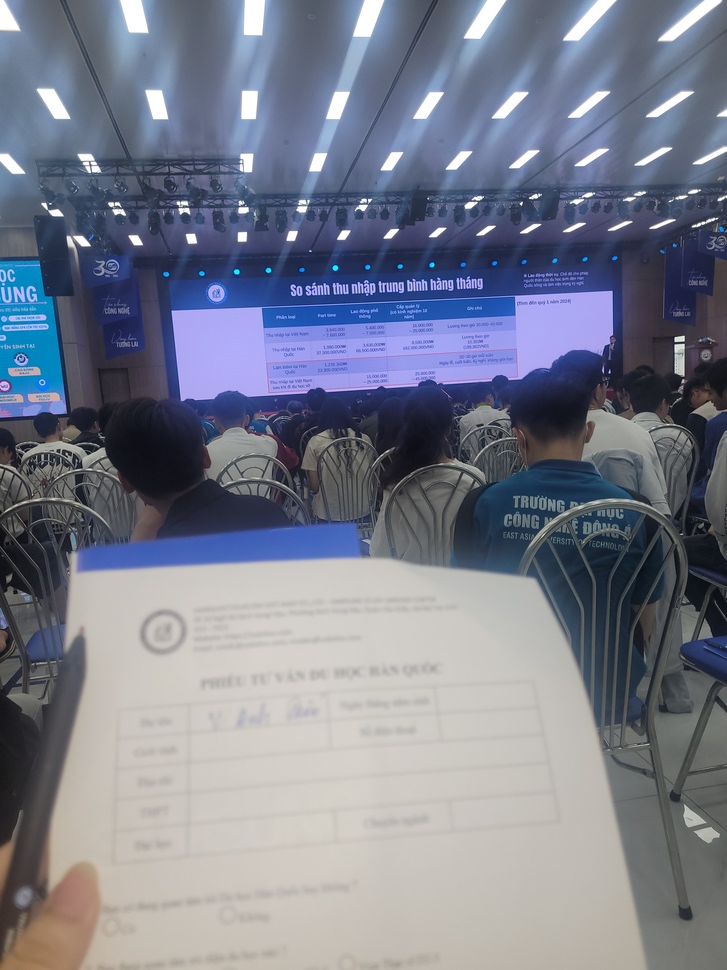
#> input picture data/images/20250603_100502.jpg, 727 x 970 px, shrunk from 3024 x 4032 before the run
$ python -i hsv_segment.py   (imports and definitions only)
#> lines starting #> are read from the running program, lines starting #| are printed output that depends on the picture; after the words box and inside, x2 and y2 are one past the last pixel; in counts of white or black regions, pixels touching at a corner belong together
#> further down, picture is the input picture: shape (970, 727, 3); mean B, G, R 140.6, 125.4, 120.9
# -*- coding: utf-8 -*-
"""
Module: hsv_segment.py
Chức năng: Chuyển đổi HSV và phân đoạn màu
Phụ trách: Mạnh Quân

Input: image_bgr + cấu hình khoảng HSV
Output: mask_raw

Quy ước:
- Mask 1 kênh, uint8 0/255, cùng H×W
- Thang H/S/V của OpenCV:
  * H: 0-180 (nửa của 360 độ để vừa với uint8)
  * S: 0-255
  * V: 0-255
- Xử lý hai khoảng Hue cho màu đỏ nếu cần
"""

import cv2
import numpy as np


class HSVSegmenter:
    """Lớp phân đoạn ảnh dựa trên không gian màu HSV"""

    # Cấu hình màu mục tiêu mặc định (đỏ)
    DEFAULT_CONFIG = {
        'color_name': 'Red',
        'hue_ranges': [[0, 10], [170, 180]],  # Đỏ có hai khoảng
        'saturation': [100, 255],
        'value': [100, 255],
    }

    def __init__(self, config=None):
        """
        Khởi tạo HSV Segmenter

        Args:
            config: Dict chứa cấu hình ngưỡng HSV
                   Cấu trúc: {
                       'color_name': str,
                       'hue_ranges': list của [min, max],
                       'saturation': [min, max],
                       'value': [min, max]
                   }
        """
        self.config = config if config is not None else self.DEFAULT_CONFIG.copy()
        self._validate_config()

    def _validate_config(self):
        """Kiểm tra tính hợp lệ của cấu hình"""
        if 'hue_ranges' not in self.config:
            raise ValueError("Cấu hình phải có 'hue_ranges'")
        if 'saturation' not in self.config or 'value' not in self.config:
            raise ValueError("Cấu hình phải có 'saturation' và 'value'")

        # Kiểm tra khoảng Hue
        for h_range in self.config['hue_ranges']:
            if not (0 <= h_range[0] <= 180 and 0 <= h_range[1] <= 180):
                raise ValueError(f"Hue phải trong [0, 180], nhận: {h_range}")

        # Kiểm tra khoảng S và V
        s_range = self.config['saturation']
        v_range = self.config['value']
        if not (0 <= s_range[0] <= 255 and 0 <= s_range[1] <= 255):
            raise ValueError(f"Saturation phải trong [0, 255], nhận: {s_range}")
        if not (0 <= v_range[0] <= 255 and 0 <= v_range[1] <= 255):
            raise ValueError(f"Value phải trong [0, 255], nhận: {v_range}")

    def bgr_to_hsv(self, image_bgr):
        """
        Chuyển ảnh từ BGR sang HSV

        Args:
            image_bgr: Ảnh BGR (H, W, 3), uint8

        Returns:
            image_hsv: Ảnh HSV (H, W, 3), uint8
                       H: 0-180, S: 0-255, V: 0-255
        """
        if image_bgr is None or image_bgr.size == 0:
            raise ValueError("Ảnh đầu vào không hợp lệ")

        if len(image_bgr.shape) != 3 or image_bgr.shape[2] != 3:
            raise ValueError(f"Ảnh phải có 3 kênh, nhận: {image_bgr.shape}")

        image_hsv = cv2.cvtColor(image_bgr, cv2.COLOR_BGR2HSV)
#> image_hsv: shape (970, 727, 3); mean H, S, V 78.2, 57, 145.1
        return image_hsv

    def create_mask(self, image_hsv):
        """
        Tạo Mask nhị phân từ ảnh HSV dựa trên cấu hình

        Args:
            image_hsv: Ảnh HSV (H, W, 3)

        Returns:
            mask_raw: Mask nhị phân (H, W), uint8, giá trị 0/255
        """
        if image_hsv is None or image_hsv.size == 0:
            raise ValueError("Ảnh HSV đầu vào không hợp lệ")

        h, s, v = cv2.split(image_hsv)
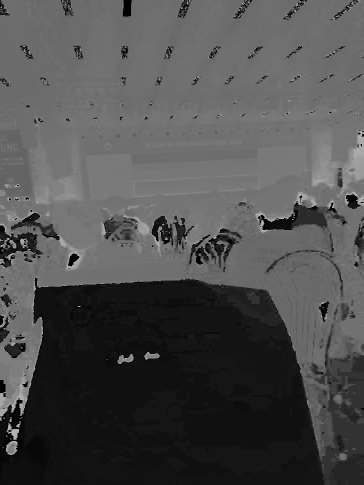
#> h: shape (970, 727) (shown at 1/2 size); min 0, max 179, mean 78.2
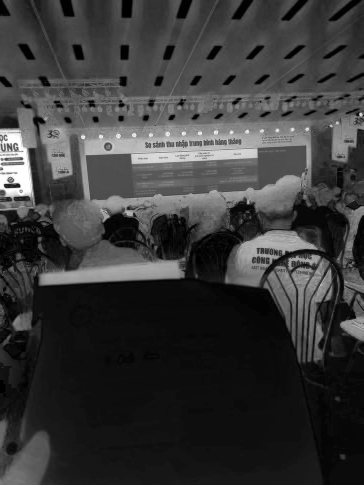
#> s: shape (970, 727) (shown at 1/2 size); min 0, max 255, mean 57
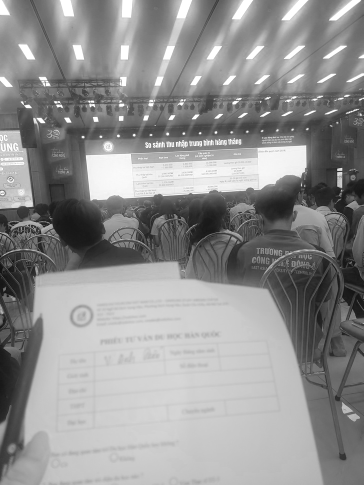
#> v: shape (970, 727) (shown at 1/2 size); min 3, max 255, mean 145.1

        # Định nghĩa khoảng S và V
        s_min, s_max = self.config['saturation']
        v_min, v_max = self.config['value']

        s_mask = cv2.inRange(s, s_min, s_max)
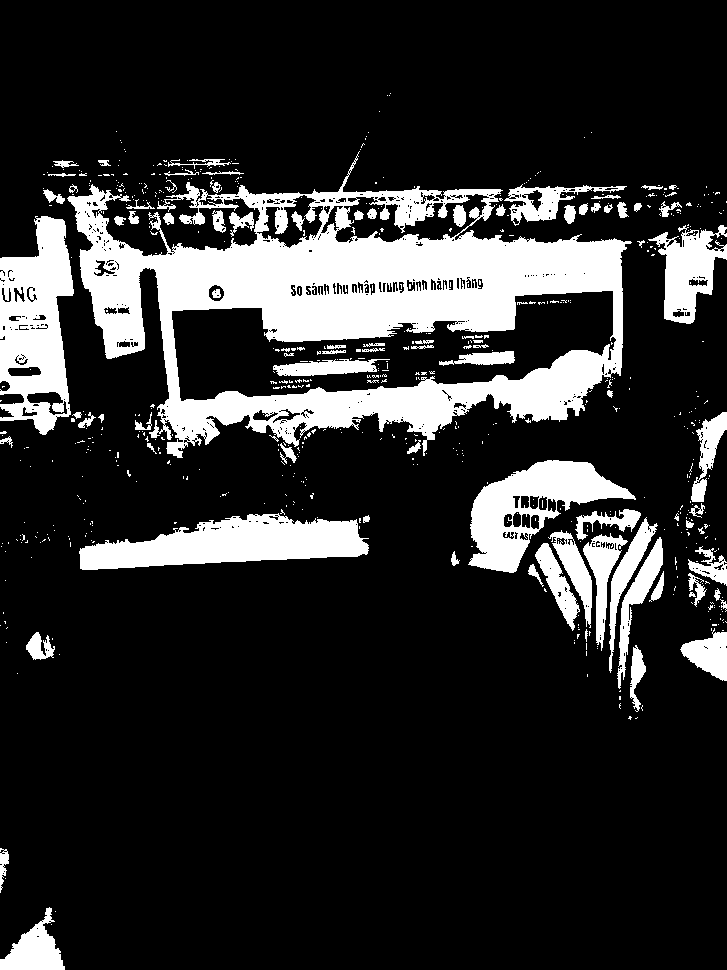
#> s_mask: shape (970, 727); 17.8% white; 640 white regions (549 under 20 px), largest, box (x1, y1, x2, y2) and area: (67, 151, 632, 458) 67166, (0, 216, 74, 435) 10547, (79, 513, 369, 570) 9928
        v_mask = cv2.inRange(v, v_min, v_max)
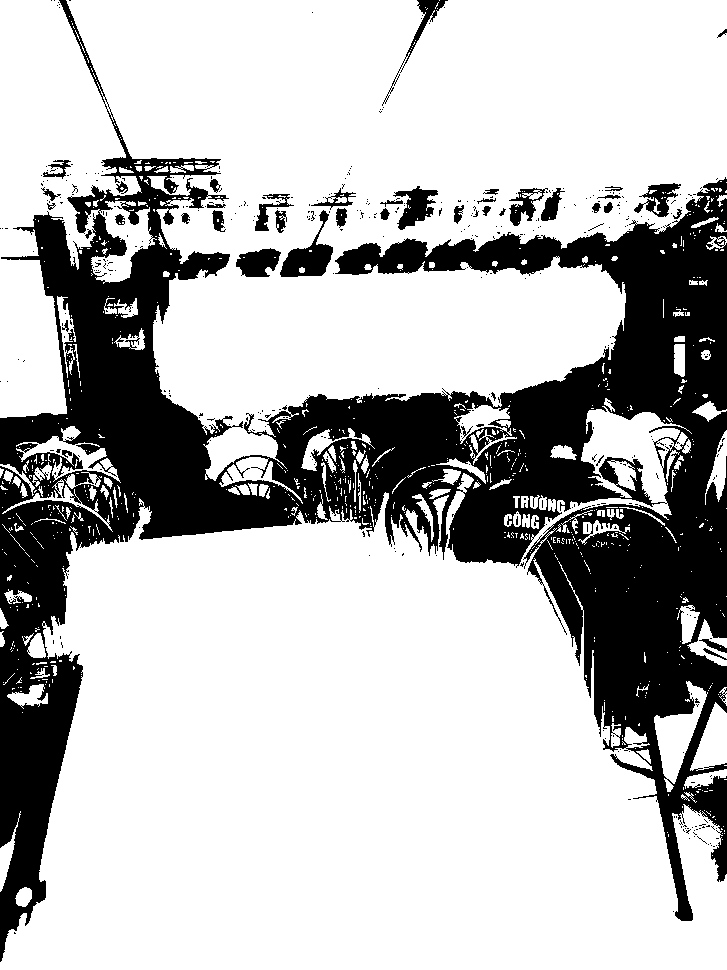
#> v_mask: shape (970, 727); 73.4% white; 431 black regions (389 under 20 px), largest, box (x1, y1, x2, y2) and area: (0, 0, 727, 962) 178375, (280, 210, 333, 277) 1406, (393, 186, 438, 230) 963

        # Xử lý Hue ranges (có thể có nhiều khoảng)
        h_mask = np.zeros_like(h, dtype=np.uint8)

        for h_range in self.config['hue_ranges']:
            h_min, h_max = h_range
            h_range_mask = cv2.inRange(h, h_min, h_max)
            h_mask = cv2.bitwise_or(h_mask, h_range_mask)

        # Kết hợp tất cả các mask
        mask_raw = cv2.bitwise_and(h_mask, cv2.bitwise_and(s_mask, v_mask))
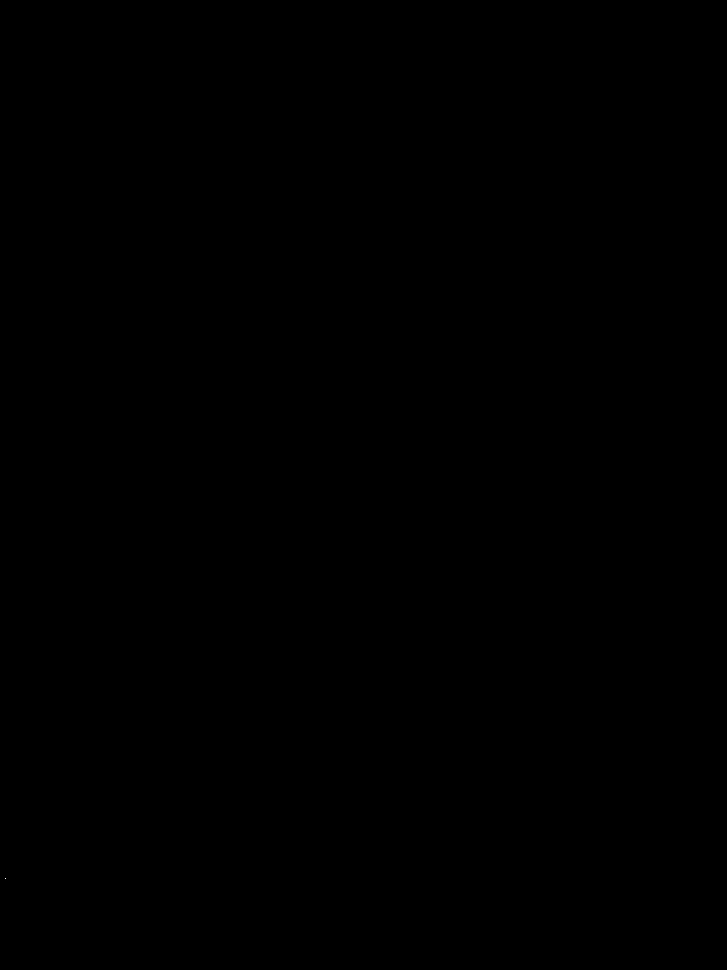
#> mask_raw: shape (970, 727); 0% white in thin lines or dots, all inside (x1, y1, x2, y2) = (5, 878, 6, 879)

        return mask_raw

    def segment(self, image_bgr):
        """
        Phân đoạn ảnh: chuyển BGR → HSV → tạo Mask

        Args:
            image_bgr: Ảnh BGR

        Returns:
            mask_raw: Mask nhị phân
            image_hsv: Ảnh HSV (cho mục đích debug/hiển thị)
        """
        image_hsv = self.bgr_to_hsv(image_bgr)
        mask_raw = self.create_mask(image_hsv)
        return mask_raw, image_hsv

    # [13 lines left out: function update_config, not called in this run]

    def get_config(self):
        """Trả về cấu hình hiện tại"""
        return self.config.copy()

    # [59 lines left out: functions get_hsv_info, main, not called in this run]


# [2 lines not run here, left out]

>>> import cv2
>>> picture = cv2.imread('data/images/20250603_100502.jpg')
>>> result = HSVSegmenter().segment(picture)

$ run again, on data/images/20250620_194513.jpg
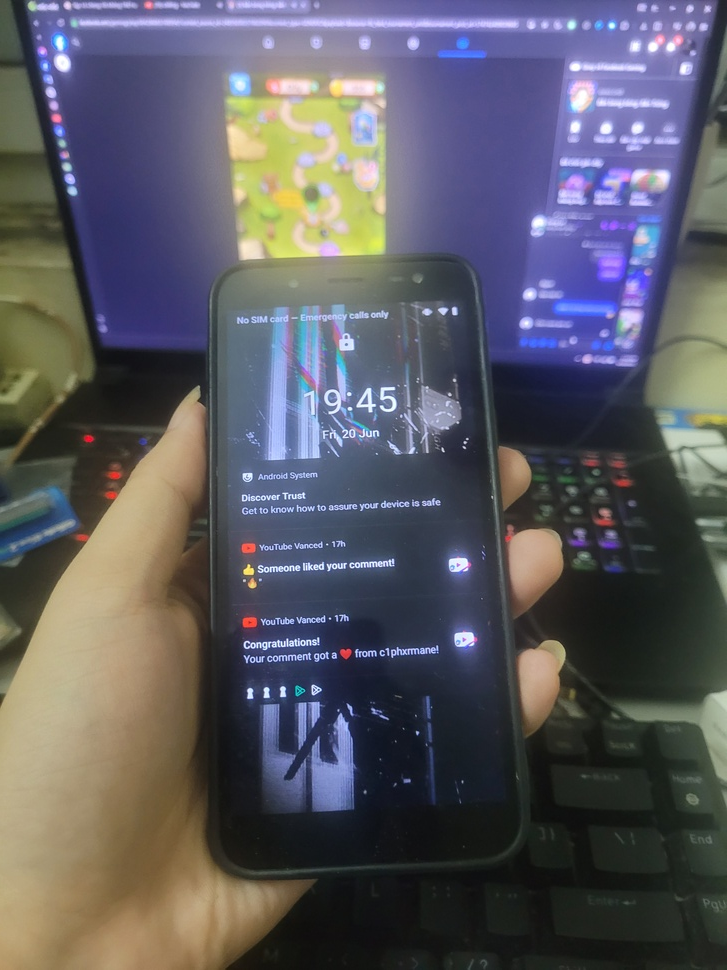
#> input picture data/images/20250620_194513.jpg, 727 x 970 px, shrunk from 3024 x 4032 before the run
#> picture is the input picture: shape (970, 727, 3); mean B, G, R 98.5, 90.8, 91.7
#> image_hsv: shape (970, 727, 3); mean H, S, V 77.1, 75.9, 113.6
#> in create_mask, `s_mask = cv2.inRange(s, s_min, s_max)`:
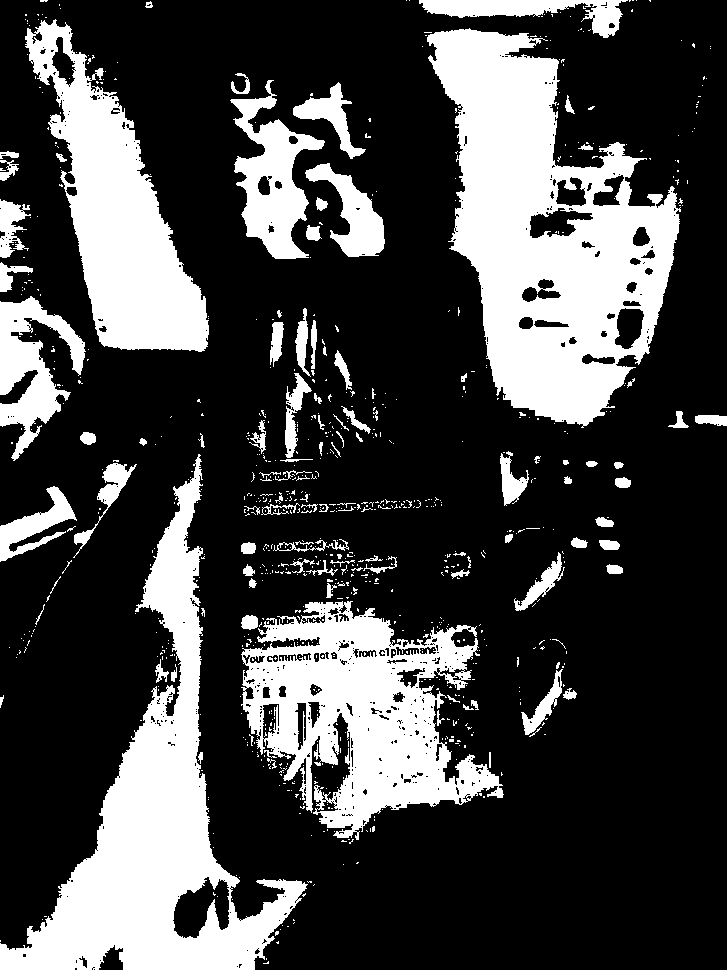
#> s_mask: shape (970, 727); 27% white; 836 white regions (729 under 20 px), largest, box (x1, y1, x2, y2) and area: (427, 28, 681, 428) 52806, (0, 454, 308, 970) 42014, (241, 601, 504, 840) 31090
#> v_mask: shape (970, 727); 57.6% white; 192 black regions (178 under 20 px), largest, box (x1, y1, x2, y2) and area: (0, 0, 727, 970) 294009, (0, 380, 56, 451) 2066, (0, 504, 54, 543) 901
#> the loop in create_mask, `for h_range in self.config['hue_ranges']:` made 2 passes
#> pass 2, in create_mask, `h_mask = cv2.bitwise_or(h_mask, h_range_mask)`:
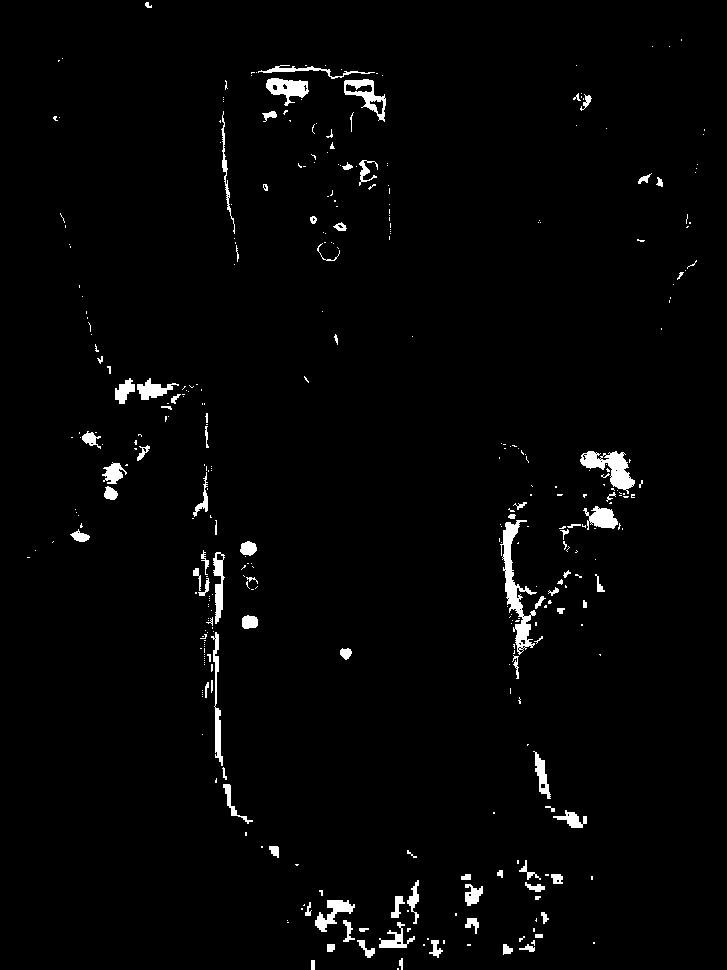
#> h_mask: shape (970, 727); 2.1% white; 374 white regions (278 under 20 px), largest, box (x1, y1, x2, y2) and area: (500, 520, 537, 655) 1474, (580, 451, 635, 494) 1016, (266, 78, 309, 106) 630
#> mask_raw: shape (970, 727); 0.2% white; 35 white regions (20 under 20 px), largest, box (x1, y1, x2, y2) and area: (106, 464, 123, 481) 185, (242, 615, 258, 629) 181, (241, 542, 256, 554) 152
